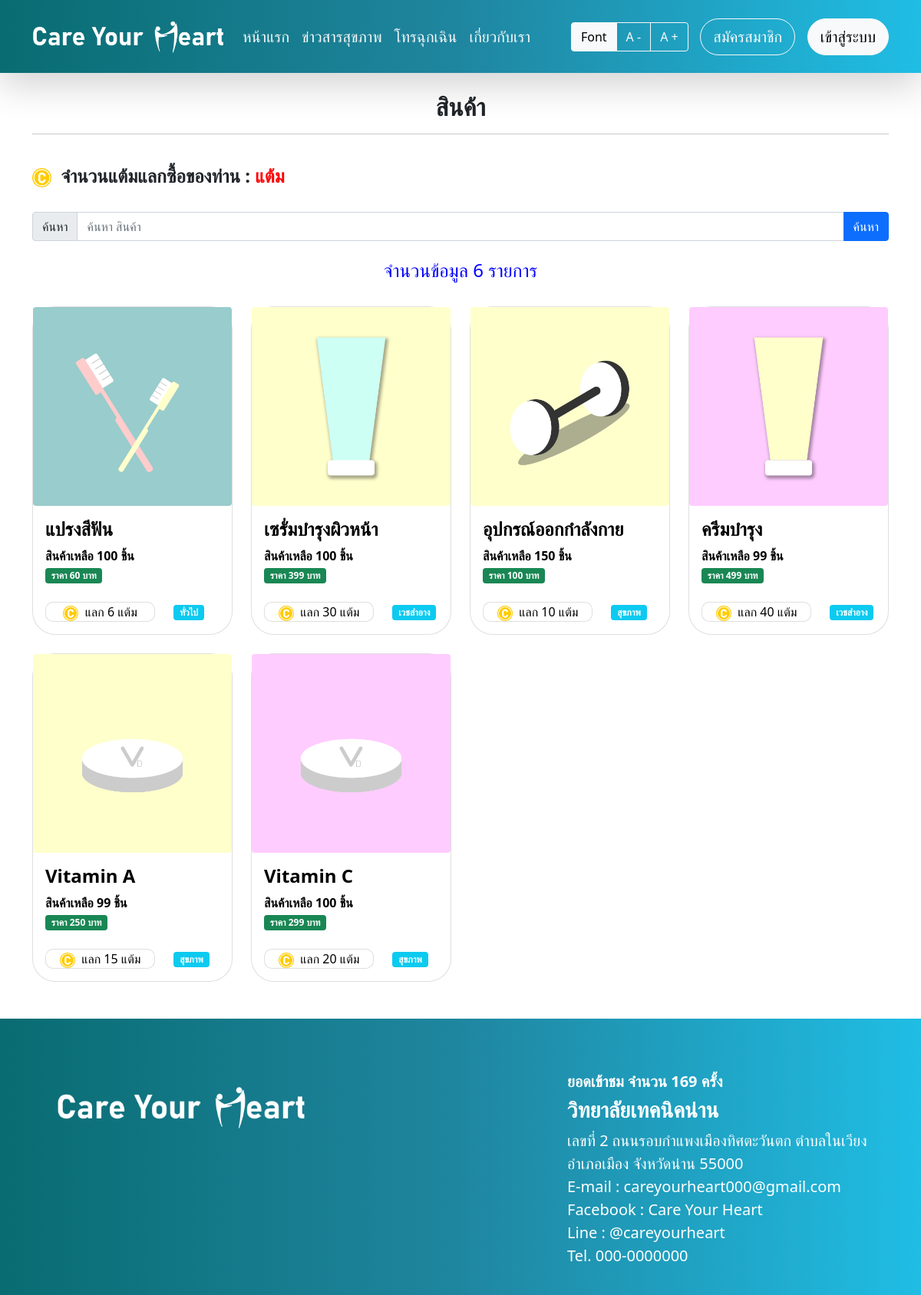
The page /product.php on the database its author committed.
### tables this page shows
CREATE TABLE `tb_product` (
  `id_pro` int(10) NOT NULL,
  `name_pro` varchar(100) NOT NULL,
  `price_pro` int(10) NOT NULL,
  `type_ques` int(1) NOT NULL,
  `coin` int(10) NOT NULL,
  `num_pro` int(10) NOT NULL,
  `detail_pro` text NOT NULL,
  `pic_pro` varchar(100) NOT NULL
);

### product.php (the view, shortened to what this page needs)
<?php
    include "head.php";
    $name=$_POST["name"];
    if($name==""){
        $sql="select * from tb_product order by id_pro desc";
    }else{
        $sql="select * from tb_product where name_pro like '%$name%' order by id_pro desc";
    }
    $result=mysqli_query($conn,$sql);
    $num=mysqli_num_rows($result);
    $sql1="select * from tb_user where id_user='$_SESSION[valid_user]'";
    $result1=mysqli_query($conn,$sql1);
    $read1=mysqli_fetch_assoc($result1);
    $coin_user=$read1["coin_user"];
    if($coin_user>0){
        $c="<font color='green'><b>$coin_user แต้ม</b></font>";
    }else{
        $c="<font color='red'><b>$coin_user แต้ม</b></font>";
    }
?>
<div class="bg"><br/><br/><br/><br/><br/>
    <div class="container">
        <center><h2><b>สินค้า</b></h2></center><hr><br/>
        <h4><b><img src="img/coin.png" class="img-fluid" width="25">&nbsp;&nbsp;จำนวนแต้มแลกซื้อของท่าน : <?php echo "$c"; ?></b></h4><br/>
        <form action="product.php" name="form1" method="post">
            <div class="input-group">
                <span class="input-group-text">ค้นหา</span>
                <input type="text" class="form-control" name="name" id="name" placeholder="ค้นหา สินค้า">
                <button type="submit" class="btn btn-primary">ค้นหา</button>
            </div>
        </form><br>
        <?php
            if($num==0){
                echo"<font color='red'><center><h2>ไม่พบข้อมูล</h2></center></font><br/><br/><br/><br/><br/><br/><br/><br/>";
            }else{
                echo"<font color='blue'><center><h4>จำนวนข้อมูล $num รายการ</h4></center></font>";
        ?><br>
        <?php
            $chk=1;
            while($read=mysqli_fetch_assoc($result)){
                $id_pro=$read["id_pro"];
                $pic_pro=$read["pic_pro"];
                $name_pro=$read["name_pro"];
                $num_pro=$read["num_pro"];
                if($num_pro=="0"){
                    $np="<font color='red'><b>สินค้าหมด</b></font>";
                }else{
                    $np="<font><b>สินค้าเหลือ $num_pro ชิ้น</b></font>";
                }
                $price_pro=$read["price_pro"];
                $coin=$read["coin"];
                $type_ques=$read["type_ques"];
                if($type_ques==1){
                    $tp="สุขภาพ";
                }else if($type_ques==2){
                    $tp="เวชสำอาง";
                }else{
                    $tp="ทั่วไป";
                }
                if($chk%4==1){
                    echo "<div class='row'>";
                }
        ?>
        <?php if($_SESSION["valid_user"]=="" or $num_pro=="0"){ ?>
            <div class="col-lg-3 col-sm-3 col-12">
                <?php echo "<a class='btn_pro' id_pro='$id_pro' style='text-decoration:none;color:#000'>"; ?>
                    <div class="card" style="border-radius:30px">
                        <div calss="card-img-top"><?php echo "<img src='admin/product/$pic_pro' class='rounded img-fluid w-100'>"; ?></div>
                        <div class="card-body">
                            <div class="card-title"><h4><b><?php echo "$name_pro"; ?></b></h4></div>
                            <div class="card-text"><?php echo "$np"; ?></div>
                            <div><span class="badge bg-success">ราคา <?php echo "".number_format($price_pro).""; ?> บาท</span></div><br/>
                            <div class="row">
                                <div class="col-sm-8">
                                    <div class="card" style="border-radius:10px">
                                        <center><img src="img/coin.png" class="img-fluid" width="20">&nbsp;&nbsp;แลก <?php echo "$coin"; ?> แต้ม</center>
                                    </div>
                                </div>
                                <div class="col-sm-4"><span class="badge bg-info"><?php echo "$tp"; ?></span></div>
                            </div>
                        </div>
                    </div>
                <?php echo "</a>"; ?>
            </div>
        <?php }else if($_SESSION["valid_user"]!=""){ ?>
            <div class="col-lg-3 col-sm-3 col-12">
                <?php echo "<a class='btn_pro' id_pro='$id_pro' style='text-decoration:none;color:#000'>"; ?>
                    <div class="card" style="border-radius:30px">
                        <div calss="card-img-top"><?php echo "<img src='admin/product/$pic_pro' class='rounded img-fluid w-100'>"; ?></div>
                        <div class="card-body">
                            <div class="card-title"><h4><b><?php echo "$name_pro"; ?></b></h4></div>
                            <div class="card-text"><?php echo "$np"; ?></div>
                            <div><span class="badge bg-success">ราคา <?php echo "".number_format($price_pro).""; ?> บาท</span></div><br/>
                            <div class="row">
                                <div class="col-sm-8">
                                    <div class="card" style="border-radius:10px">
                                        <center><img src="img/coin.png" class="img-fluid" width="20">&nbsp;&nbsp;แลก <?php echo "$coin"; ?> แต้ม</center>
                                    </div>
                                </div>
                                <div class="col-sm-4"><span class="badge bg-info"><?php echo "$tp"; ?></span></div>
                            </div><br/>
                            <?php echo "<a class='btn_pro1 btn btn-outline-primary w-100' style='border-radius:30px' id_pro='$id_pro'>สั่งซื้อสินค้า</a>"; ?>
                        </div>
                    </div>
                <?php echo "</a>"; ?>
            </div>
        <?php } ?>
        <?php
            if($chk%4==0){
                echo "</div><br/>";
            }
            $chk++;
            }
        ?>
        <?php
            }
        ?>
    </div><br/><br/>
</div>
<?php
    include "footer.php";
?>

### rows shown on the page
tb_product: pic_pro (picture), name_pro "แปรงสีฟัน", num_pro "100", price_pro "60", coin "6", type_ques "ทั่วไป"
tb_product: pic_pro (picture), name_pro "เซรั่มบำรุงผิวหน้า", num_pro "100", price_pro "399", coin "30", type_ques "เวชสำอาง"
tb_product: pic_pro (picture), name_pro "อุปกรณ์ออกกำลังกาย", num_pro "150", price_pro "100", coin "10", type_ques "สุขภาพ"
tb_product: pic_pro (picture), name_pro "ครีมบำรุง", num_pro "99", price_pro "499", coin "40", type_ques "เวชสำอาง"
tb_product: pic_pro (picture), name_pro "Vitamin A", num_pro "99", price_pro "250", coin "15", type_ques "สุขภาพ"
tb_product: pic_pro (picture), name_pro "Vitamin C", num_pro "100", price_pro "299", coin "20", type_ques "สุขภาพ"

### other values the page prints
$num "6"
$gcounter "169"
